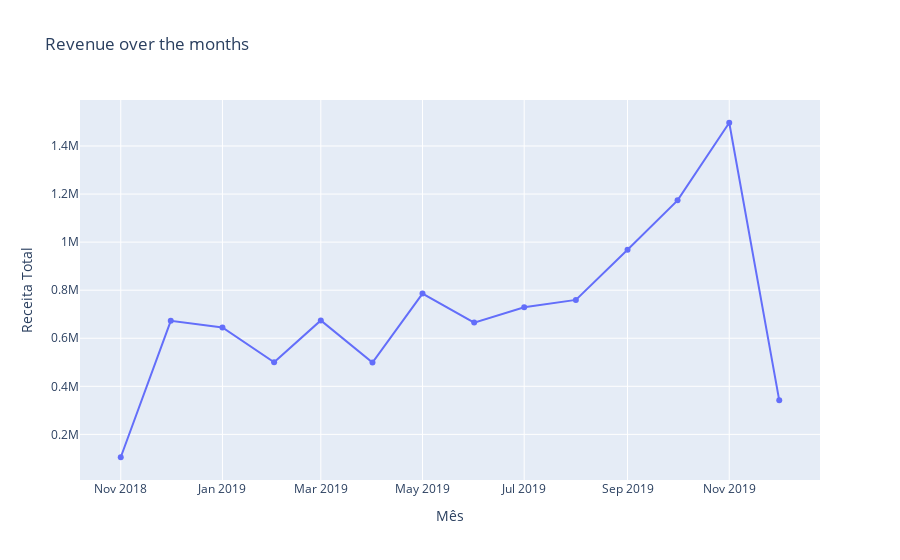

The notebook cell saved with this chart:
### Markdown cell above
Note:

- The heatmap makes it easier to visualize the data, showing the correlation of the data after cleaning.

### Code cell
# Grouping total sales by month
df['month'] = df['invoice_date'].dt.to_period('M')
monthly_revenue = df.groupby('month')['total_price'].sum().reset_index()

# Converting the 'month' column to string for easier visualization on the x-axis
monthly_revenue['month'] = monthly_revenue['month'].astype(str)

# Creating the line plot
fig = px.line(
    monthly_revenue,
    x='month',
    y='total_price',
    title='Revenue over the months',
    markers=True,
    labels={'month': 'Mês', 'total_price': 'Receita Total'}
)

# Displaying the plot
fig.show()

### Figure 1 — Plotly figure (JSON) as saved in the notebook; plotly's stock layout.template omitted (floating-point values rounded to 4 significant figures)
{"data": [{"hovertemplate": "Mês=%{x}<br>Receita Total=%{y}<extra></extra>", "legendgroup": "", "line": {"color": "#636efa", "dash": "solid"}, "marker": {"symbol": "circle"}, "mode": "markers+lines", "name": "", "orientation": "v", "showlegend": false, "type": "scatter", "x": ["2018-11", "2018-12", "2019-01", "2019-02", "2019-03", "2019-04", "2019-05", "2019-06", "2019-07", "2019-08", "2019-09", "2019-10", "2019-11", "2019-12"], "xaxis": "x", "y": [104800.0, 672400.0, 644900.0, 499900.0, 674100.0, 498900.0, 785900.0, 665100.0, 728900.0, 759700.0, 968200.0, 1174000.0, 1497000.0, 341600.0], "yaxis": "y"}], "layout": {"legend": {"tracegroupgap": 0}, "title": {"text": "Revenue over the months"}, "xaxis": {"anchor": "y", "domain": [0, 1], "title": {"text": "Mês"}}, "yaxis": {"anchor": "x", "domain": [0, 1], "title": {"text": "Receita Total"}}}}
